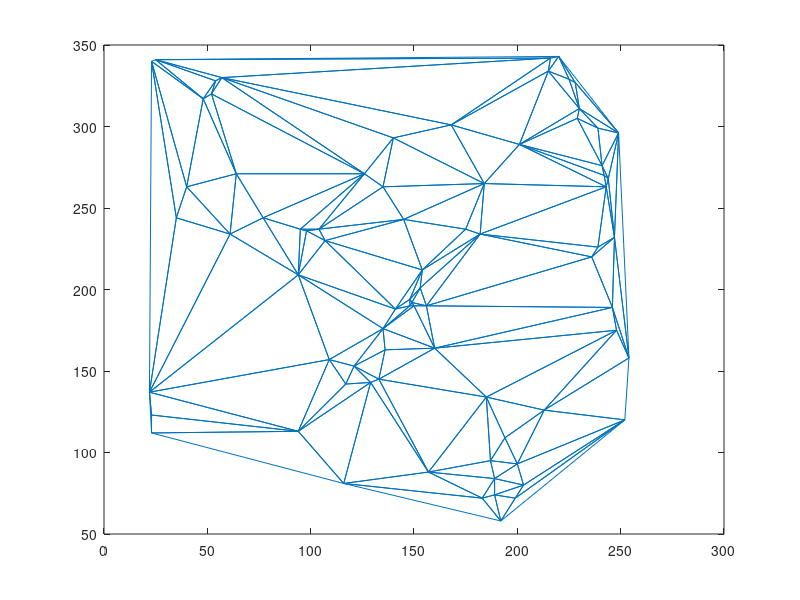

This chart was generated by the following MATLAB code:
clear all
load('CSE_FP_TMP_DB_v2.mat'); 
singleTemplate = Templates{99,1};
x=singleTemplate(:,1);
y=singleTemplate(:,2);
TRI = delaunay(x,y);
trimesh(TRI,x,y); 